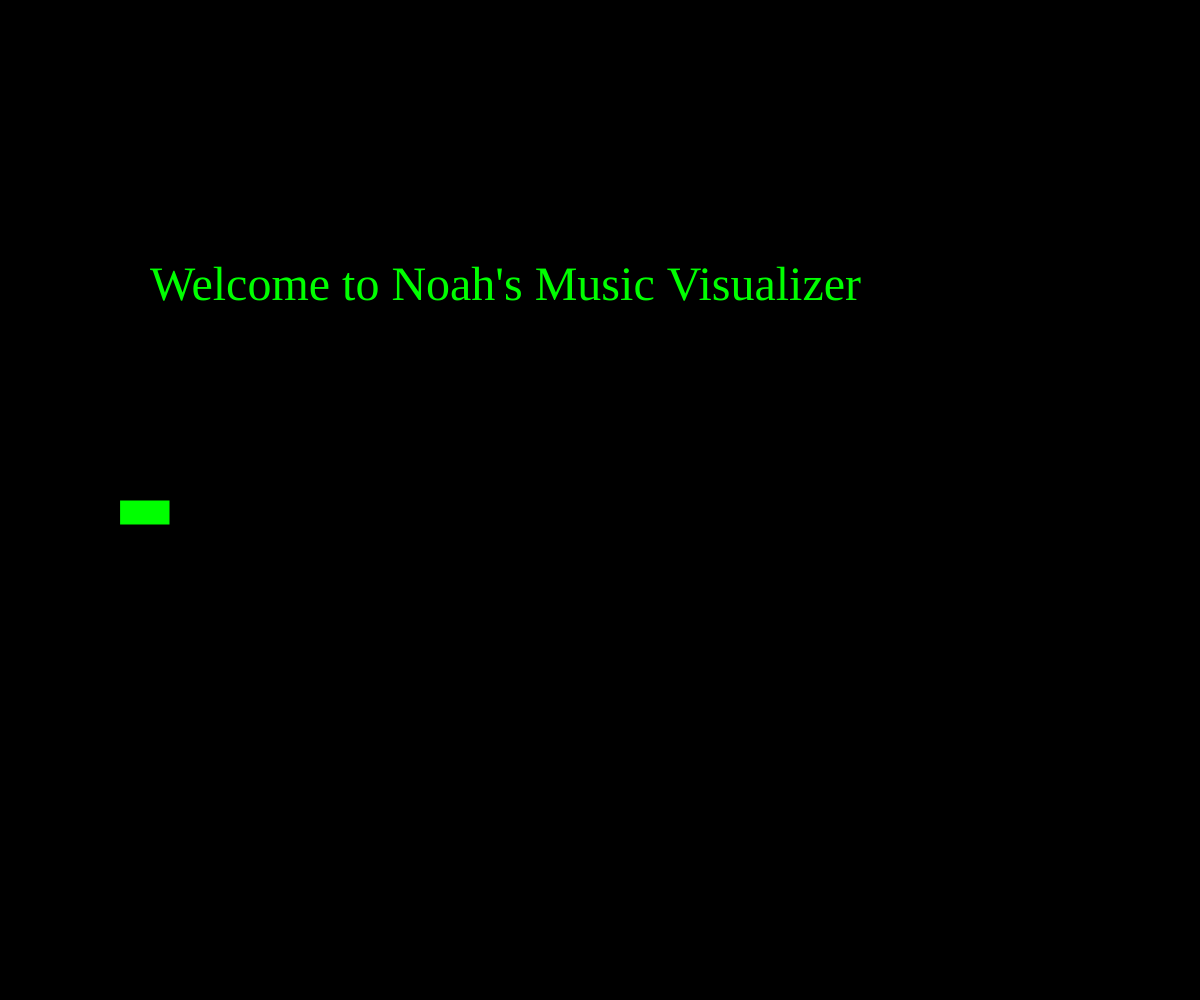
Frame 1 (no input)
Frame 60 (no input): identical to frame 1, image omitted
Frame 120 (the mouse pressed at the canvas centre since frame 60): identical to frame 1, image omitted

The p5.js sketch that drew this single still picture (run headless with seeded random() and noise() and a simulated clock; from frame 60 on, the mouse is pressed at the canvas centre):

// p5.js sketch
// ── sketch.js
// Music Visualizer
// Noah Besse
// May the fourth be with you, 2018
let state;

function setup(){
  state = "welcome";
  createCanvas(windowWidth,windowHeight);
}

function draw(){
  background(0);
  stateScreens();
}

function stateScreens(){
  if (state === "welcome"){
    fill(0, 255, 0);
    textFont("Agency FB");
    textSize(windowWidth/25);
    text("Welcome to Noah's Music Visualizer",windowWidth/8,windowHeight/2-200);
    rect(windowWidth/10,windowHeight/2,50,25);
  }
}
